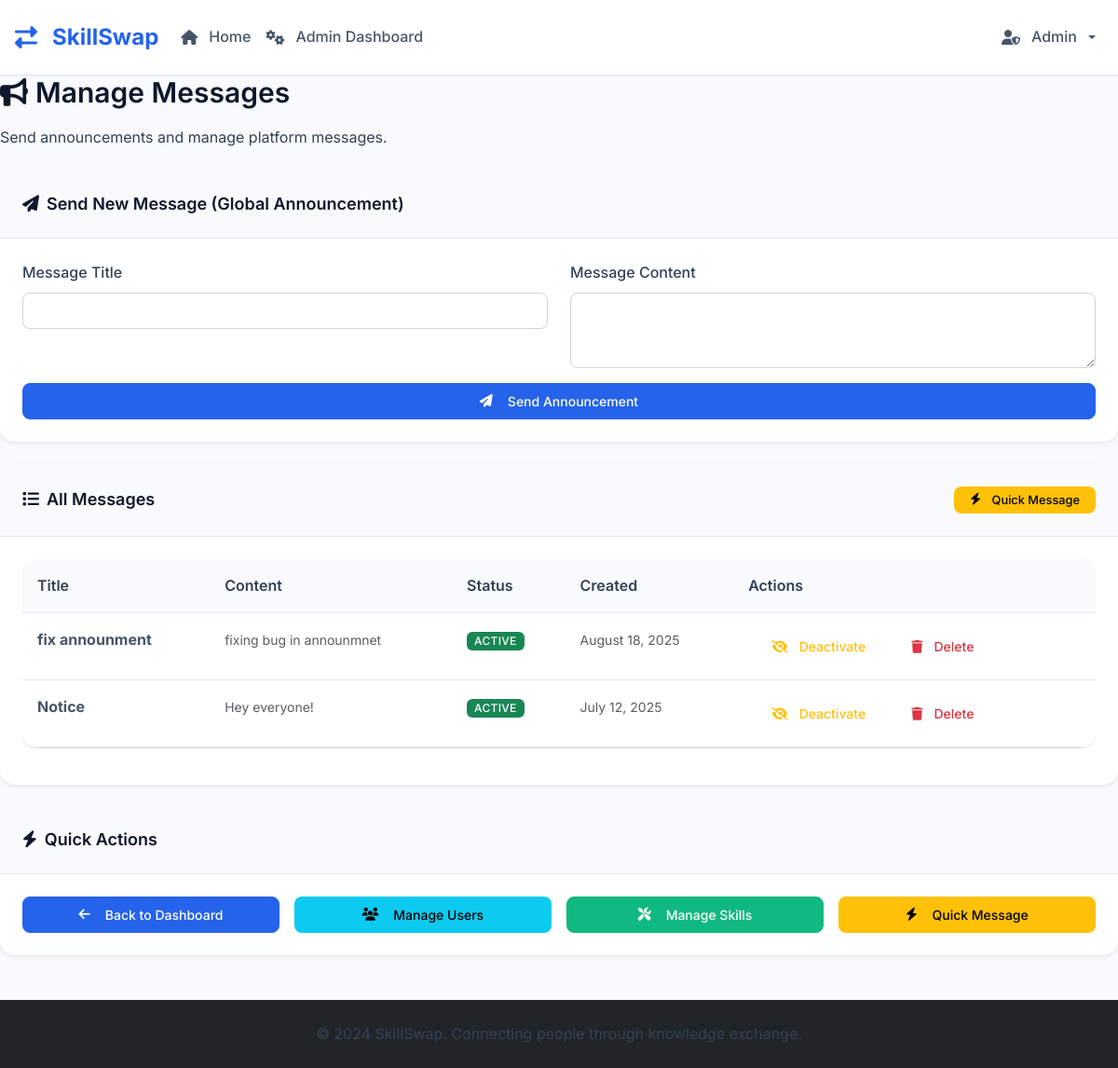
The app's page /admin/messages (signed in), older data.
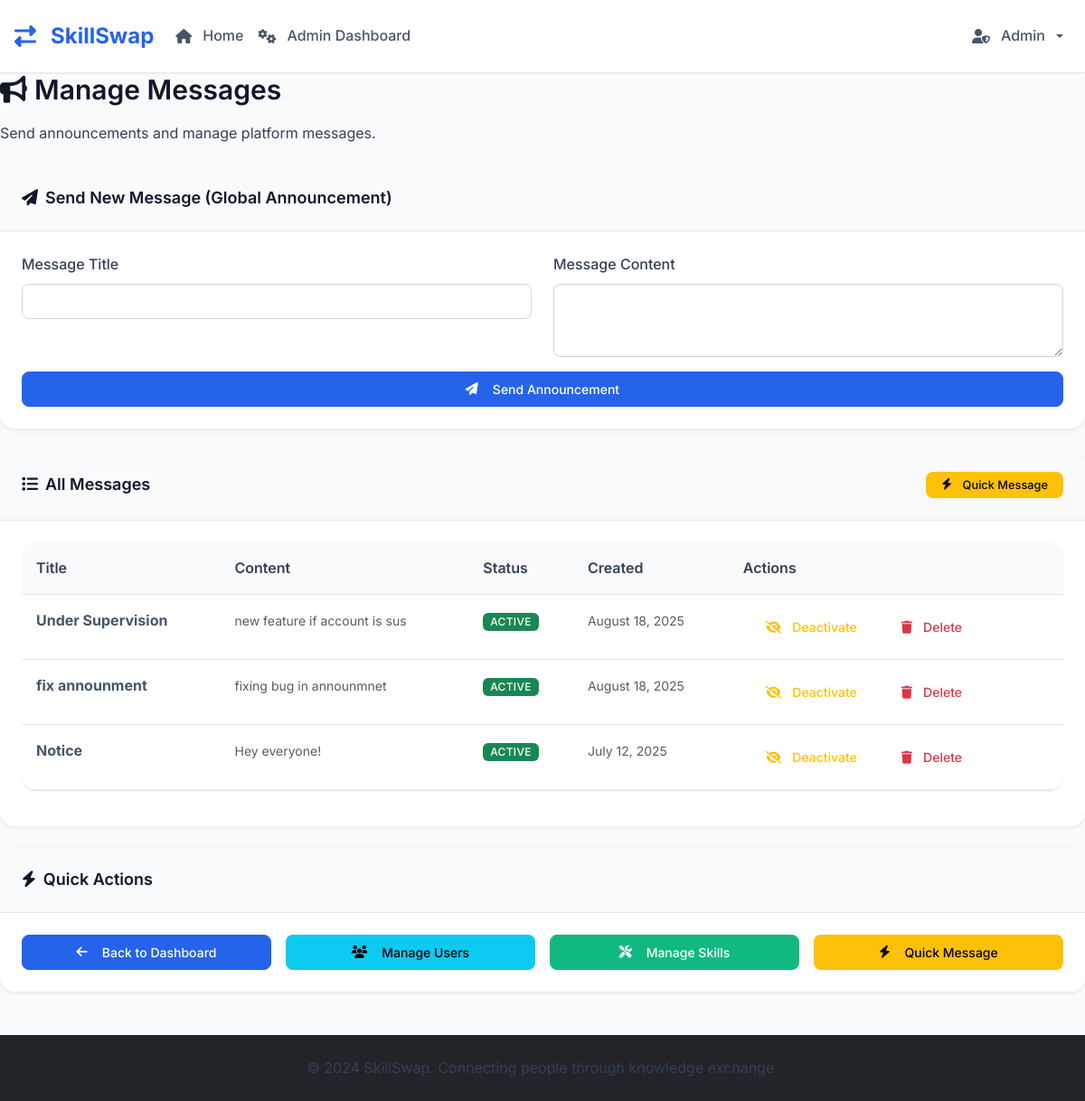
The same page, newer data.
### tables this page shows
CREATE TABLE messages (
            id INTEGER PRIMARY KEY AUTOINCREMENT,
            title TEXT NOT NULL,
            content TEXT NOT NULL,
            is_active INTEGER DEFAULT 1,
            created_at TIMESTAMP DEFAULT CURRENT_TIMESTAMP
        );

### skill_swap_app.py (the view)
@app.route('/admin/messages')
@admin_required
def admin_messages():
    conn = get_db()
    messages = conn.execute('SELECT * FROM messages ORDER BY created_at DESC').fetchall()
    users = conn.execute('''
        SELECT id, name, email FROM users
        WHERE is_admin = 0 AND is_banned = 0
        ORDER BY name ASC
    ''').fetchall()
    conn.close()
    messages = convert_rows_datetimes(messages)
    return render_template('admin_messages.html', messages=messages, users=users)

### skill_swap_app.py (called while the page is built)
def parse_datetime(timestamp_str):
    if timestamp_str is None:
        return None
    try:
        if 'T' in timestamp_str:
            return datetime.fromisoformat(timestamp_str.replace('Z', '+00:00'))
        else:
            return datetime.strptime(timestamp_str, '%Y-%m-%d %H:%M:%S')
    except:
        return None

def convert_row_datetimes(row):
    if row is None:
        return None
    if hasattr(row, 'keys'):
        row_dict = dict(row)
    else:
        row_dict = row
    timestamp_fields = ['created_at', 'updated_at']
    for field in timestamp_fields:
        if field in row_dict and row_dict[field]:
            row_dict[field] = parse_datetime(row_dict[field])
    return row_dict

def convert_rows_datetimes(rows):
    if not rows:
        return []
    return [convert_row_datetimes(row) for row in rows]

def get_db():
    conn = sqlite3.connect('skill_swap.db')
    conn.row_factory = sqlite3.Row
    return conn

@app.context_processor
def inject_helpers():
    return {'get_user_by_id': get_user_by_id}

### templates/admin_messages.html (shortened to what the changed rows need)
{% extends "base.html" %}
{% block content %}
<div class="row mb-4">
    <div class="col-12">
        <div class="admin-stats">
            <h2 class="mb-3">
                <i class="fas fa-bullhorn me-2"></i>Manage Messages
            </h2>
        </div>
    </div>
</div>
<div class="row">
    <div class="col-12">
        <div class="card border-0 shadow-sm">
            <div class="card-body">
                {% if messages %}
                    <div class="table-responsive">
                        <table class="table table-hover">
                            <thead>
                                <tr>
                                    <th>Title</th>
                                    <th>Content</th>
                                    <th>Status</th>
                                    <th>Created</th>
                                    <th>Actions</th>
                                </tr>
                            </thead>
                            <tbody>
                                {% for message in messages %}
                                <tr>
                                    <td>
                                        <strong>{{ message.title }}</strong>
                                    </td>
                                    <td>
                                        <small class="text-muted">
                                            {{ message.content[:100] }}{% if message.content|length > 100 %}...{% endif %}
                                        </small>
                                    </td>
                                    <td>
                                        {% if message.is_active %}
                                            <span class="badge bg-success">Active</span>
                                        {% else %}
                                            <span class="badge bg-secondary">Inactive</span>
                                        {% endif %}
                                    </td>
                                    <td>
                                        <small class="text-muted">
                                            {% if message.created_at %}
                                                {{ message.created_at.strftime('%B %d, %Y') }}
                                            {% else %}
                                                Unknown
                                            {% endif %}
                                        </small>
                                    </td>
                                    <td>
                                        <div class="btn-group btn-group-sm" role="group">
                                            {% if message.is_active %}
                                                <a href="{{ url_for('toggle_message', message_id=message.id) }}"
                                                   class="btn btn-outline-warning admin-action-btn"
                                                   data-action="deactivate" data-target="message">
                                                    <i class="fas fa-eye-slash me-1"></i>Deactivate
                                                </a>
                                            {% else %}
                                                <a href="{{ url_for('toggle_message', message_id=message.id) }}"
                                                   class="btn btn-outline-success admin-action-btn"
                                                   data-action="activate" data-target="message">
                                                    <i class="fas fa-eye me-1"></i>Activate
                                                </a>
                                            {% endif %}
                                            <a href="{{ url_for('delete_message', message_id=message.id) }}"
                                               class="btn btn-outline-danger admin-action-btn"
                                               data-action="delete" data-target="message"
                                               onclick="return confirm('Are you sure you want to delete this message? This action cannot be undone.')">
                                                <i class="fas fa-trash me-1"></i>Delete
                                            </a>
                                        </div>
                                    </td>
                                </tr>
                                {% endfor %}
                            </tbody>
                        </table>
                    </div>
                {% else %}
                    <div class="text-center text-muted py-4">
                        <i class="fas fa-bullhorn fa-3x mb-3"></i>
                        <p>No messages found</p>
                    </div>
                {% endif %}
            </div>
        </div>
    </div>
</div>
{% endblock %}

Row changes from the older to the newer data that the page shows:
added messages: title "Under Supervision", content "new feature if account is sus", is_active "ACTIVE", created_at "August 18, 2025"
